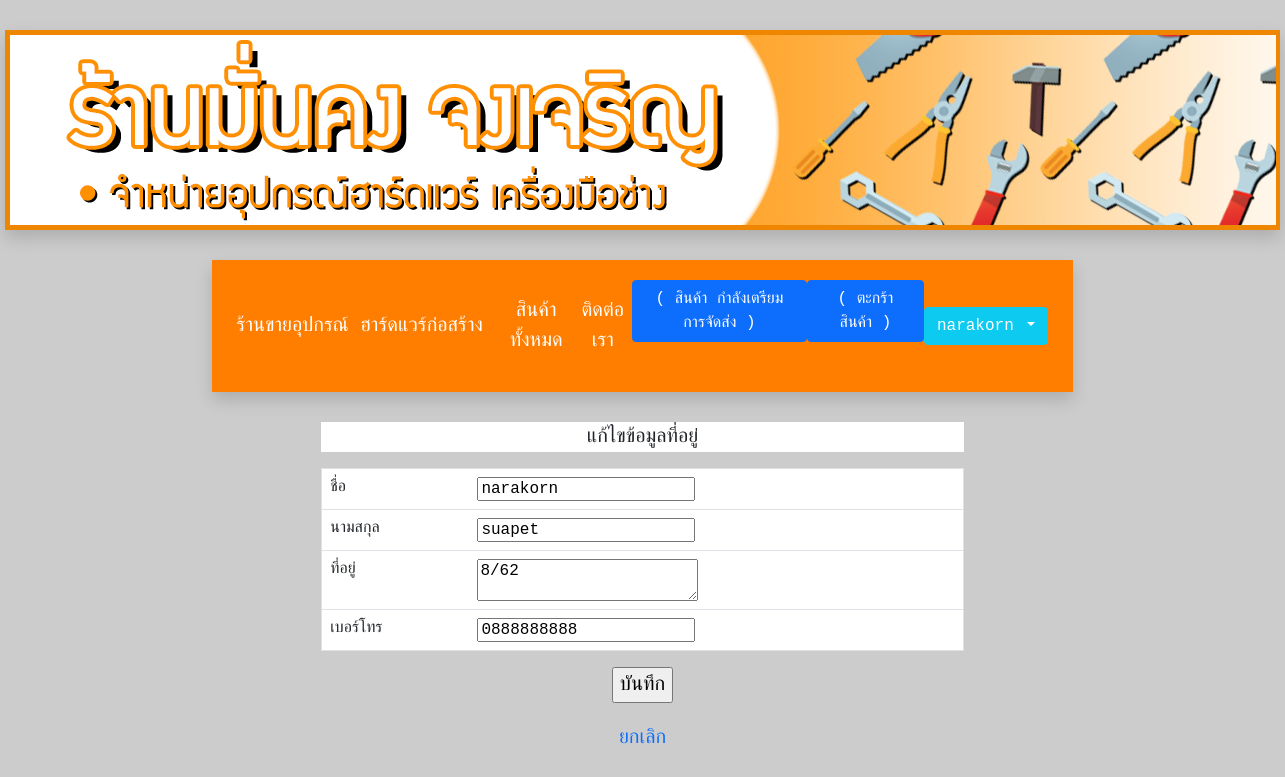
/TestCodeFinalProject/c_customer_upddetail.php (signed in), run on the app's committed database.
### tables this page shows
CREATE TABLE `customer` (
  `cusID` int(10) NOT NULL,
  `username` varchar(255) NOT NULL,
  `password` varchar(255) NOT NULL,
  `name` varchar(255) NOT NULL,
  `surname` varchar(255) NOT NULL,
  `tel` varchar(10) NOT NULL,
  `address` varchar(255) NOT NULL
);

### TestCodeFinalProject/c_customer_upddetail.php (the view, shortened to what this page needs)
<?php require("bootstrapscrip.php");   ?>
<?php require("c_cusheader.php");   ?>
<?php
$id=$_SESSION['cusID'];
$strSQL2 = "SELECT * FROM customer WHERE cusID = $id ";
$objQuery2 = mysqli_query($check, $strSQL2) or die(mysql_error());
$objResult2 = mysqli_fetch_array($objQuery2)
?>
<center>
<div style="width:50%">
<br><p style="background-color: #FFFFFF;"> แก้ไขข้อมูลที่อยู่ </p>
<form action="c_customer_upddetail_pc.php" method="post" >
<table width="304" border="1" class="table" style="background-color: #FFFFFF;">
    <tr>
      <td width="71">ชื่อ</td>
      <td width="217"><input type="text" name="txtname" value="<?php echo $objResult2["name"]; ?>" ></td>
    </tr>
    <tr>
      <td width="71">นามสกุล</td>
      <td width="217"><input type="text" name="txtsurname" value="<?php echo $objResult2["surname"]; ?>"></td>
    </tr>
    <tr>
      <td>ที่อยู่</td>
      <td><textarea name="txtaddress"><?php echo $objResult2["address"]; ?> </textarea></td>
    </tr>
    <tr>
      <td>เบอร์โทร</td>
      <td><input type="text" name="txttel" value="<?php echo $objResult2["tel"]; ?>"></td>
    </tr>
  </table>
  <input type="submit" value="บันทึก">
</form>
  <a href ="c_customer_detail.php">ยกเลิก</a>
</div>

### TestCodeFinalProject/c_cusheader.php (style rules this page uses)
A { text-decoration:none }

### data on the page
customer: txtname "narakorn", txtsurname "suapet", txtaddress "8/62", txttel "0888888888"

### other printed values
$_SESSION['username'] "narakorn"
